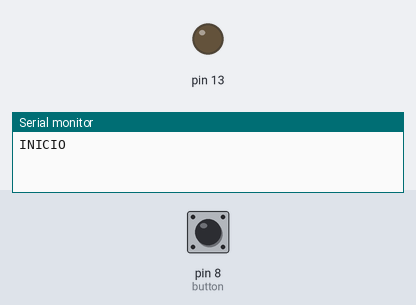
Recording of a sketch running on a simulated Arduino Uno, built with avr-gcc and run on an emulated ATmega328P. On the bench: output pins drawn as LEDs (lit = HIGH), the last lines printed to the serial monitor. Dashed ring = blinking. Inputs (shaded band) come from the test bench; at power-on: pin 8 (button) HIGH.

Above: at 1.2 s.
1.3 s: pin 8 (button) pulled LOW for 0.15 s
At 1.43 s:
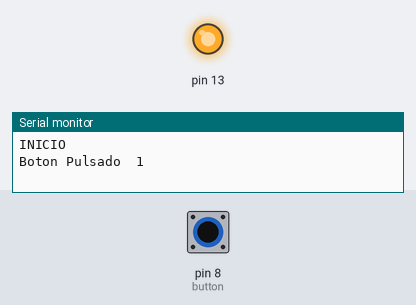
3.0 s: pin 8 (button) pulled LOW for 1 s
At 3.13 s:
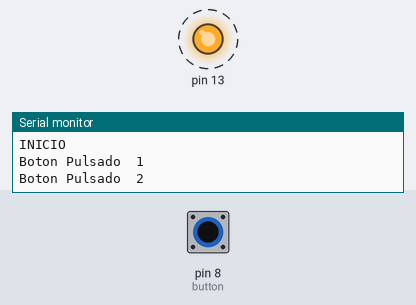
5.5 s: pin 8 (button) pulled LOW for 0.15 s
At 7.7 s:
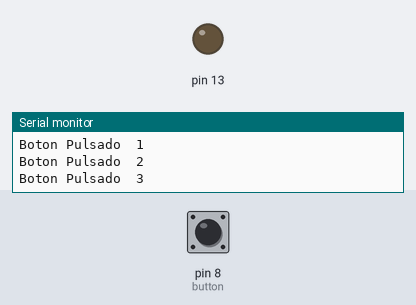
Timing chart, 0 to 9.2 s (numbered marks = the images above; inputs shaded):
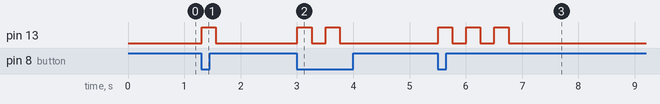

Measured:
- after the input at 1.3 s, pin 13: LOW → HIGH at once, → LOW 0.25 s later
- after the input at 3.0 s, pin 13: alternates HIGH for 0.25 s and LOW for 0.25 s, 4 changes in all, then stays LOW, starting at once
- after the input at 5.5 s, pin 13: alternates HIGH for 0.25 s and LOW for 0.25 s, 6 changes in all, then stays LOW, starting at once

The sketch:

RBD_BLINK_TEST.ino
```cpp
// (licence header left out)
#include <RBD_Timer.h>  // https://github.com/alextaujenis/RBD_Timer

#include <RBD_Button.h> // https://github.com/alextaujenis/RBD_Button

#include <RBD_Light.h>

// input pullup enabled by default

RBD::Button button(8);

RBD::Light light(13);

int veces = 0;

void setup() {

  Serial.begin(115200);

  Serial.println("INICIO");

}

void loop() {

  if (button.onPressed()) {

    veces++;

    if (veces > 3)

    {

      veces = 1;

    }

    Serial.print("Boton Pulsado\t");

    Serial.println(veces);

    light.blink(250, 250, veces);

  }

  light.update();

}
```
